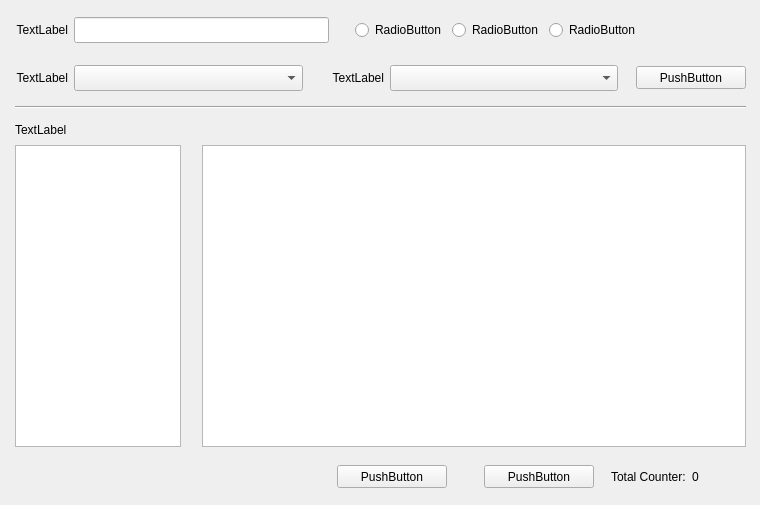
<?xml version="1.0" encoding="UTF-8"?>
<ui version="4.0">
 <class>AngKChipSelectWidget</class>
 <widget class="QWidget" name="AngKChipSelectWidget">
  <property name="geometry">
   <rect>
    <x>0</x>
    <y>0</y>
    <width>760</width>
    <height>505</height>
   </rect>
  </property>
  <property name="windowTitle">
   <string>AngKChipSelectWidget</string>
  </property>
  <layout class="QVBoxLayout" name="verticalLayout">
   <property name="spacing">
    <number>0</number>
   </property>
   <property name="leftMargin">
    <number>0</number>
   </property>
   <property name="topMargin">
    <number>0</number>
   </property>
   <property name="rightMargin">
    <number>0</number>
   </property>
   <property name="bottomMargin">
    <number>0</number>
   </property>
   <item>
    <widget class="QWidget" name="bgWidget" native="true">
     <layout class="QVBoxLayout" name="verticalLayout_3">
      <property name="spacing">
       <number>12</number>
      </property>
      <property name="leftMargin">
       <number>15</number>
      </property>
      <property name="topMargin">
       <number>10</number>
      </property>
      <property name="rightMargin">
       <number>14</number>
      </property>
      <property name="bottomMargin">
       <number>10</number>
      </property>
      <item>
       <widget class="QWidget" name="horizontalWidget_1" native="true">
        <property name="minimumSize">
         <size>
          <width>0</width>
          <height>40</height>
         </size>
        </property>
        <property name="maximumSize">
         <size>
          <width>16777215</width>
          <height>40</height>
         </size>
        </property>
        <layout class="QHBoxLayout" name="horizontalLayout">
         <property name="leftMargin">
          <number>0</number>
         </property>
         <property name="topMargin">
          <number>0</number>
         </property>
         <property name="rightMargin">
          <number>0</number>
         </property>
         <property name="bottomMargin">
          <number>0</number>
         </property>
         <item>
          <widget class="QLabel" name="searchLabel">
           <property name="minimumSize">
            <size>
             <width>53</width>
             <height>18</height>
            </size>
           </property>
           <property name="maximumSize">
            <size>
             <width>53</width>
             <height>18</height>
            </size>
           </property>
           <property name="text">
            <string>TextLabel</string>
           </property>
           <property name="alignment">
            <set>Qt::AlignRight|Qt::AlignTrailing|Qt::AlignVCenter</set>
           </property>
          </widget>
         </item>
         <item>
          <widget class="QLineEdit" name="searchLabelEdit">
           <property name="minimumSize">
            <size>
             <width>255</width>
             <height>26</height>
            </size>
           </property>
           <property name="maximumSize">
            <size>
             <width>16777215</width>
             <height>26</height>
            </size>
           </property>
           <property name="focusPolicy">
            <enum>Qt::StrongFocus</enum>
           </property>
          </widget>
         </item>
         <item>
          <spacer name="horizontalSpacer_5">
           <property name="orientation">
            <enum>Qt::Horizontal</enum>
           </property>
           <property name="sizeType">
            <enum>QSizePolicy::Fixed</enum>
           </property>
           <property name="sizeHint" stdset="0">
            <size>
             <width>20</width>
             <height>20</height>
            </size>
           </property>
          </spacer>
         </item>
         <item>
          <widget class="QRadioButton" name="SubstringRadio">
           <property name="minimumSize">
            <size>
             <width>55</width>
             <height>18</height>
            </size>
           </property>
           <property name="maximumSize">
            <size>
             <width>16777215</width>
             <height>18</height>
            </size>
           </property>
           <property name="focusPolicy">
            <enum>Qt::NoFocus</enum>
           </property>
           <property name="text">
            <string>RadioButton</string>
           </property>
          </widget>
         </item>
         <item>
          <widget class="QRadioButton" name="ExactRadio">
           <property name="minimumSize">
            <size>
             <width>55</width>
             <height>18</height>
            </size>
           </property>
           <property name="maximumSize">
            <size>
             <width>16777215</width>
             <height>18</height>
            </size>
           </property>
           <property name="focusPolicy">
            <enum>Qt::NoFocus</enum>
           </property>
           <property name="text">
            <string>RadioButton</string>
           </property>
          </widget>
         </item>
         <item>
          <widget class="QRadioButton" name="BeginningRadio">
           <property name="minimumSize">
            <size>
             <width>55</width>
             <height>18</height>
            </size>
           </property>
           <property name="maximumSize">
            <size>
             <width>16777215</width>
             <height>18</height>
            </size>
           </property>
           <property name="focusPolicy">
            <enum>Qt::NoFocus</enum>
           </property>
           <property name="text">
            <string>RadioButton</string>
           </property>
          </widget>
         </item>
         <item>
          <spacer name="horizontalSpacer_4">
           <property name="orientation">
            <enum>Qt::Horizontal</enum>
           </property>
           <property name="sizeHint" stdset="0">
            <size>
             <width>40</width>
             <height>20</height>
            </size>
           </property>
          </spacer>
         </item>
        </layout>
       </widget>
      </item>
      <item>
       <widget class="QWidget" name="horizontalWidget_2" native="true">
        <property name="minimumSize">
         <size>
          <width>0</width>
          <height>32</height>
         </size>
        </property>
        <property name="maximumSize">
         <size>
          <width>16777215</width>
          <height>32</height>
         </size>
        </property>
        <layout class="QHBoxLayout" name="horizontalLayout_2">
         <property name="leftMargin">
          <number>0</number>
         </property>
         <property name="topMargin">
          <number>0</number>
         </property>
         <property name="rightMargin">
          <number>0</number>
         </property>
         <property name="bottomMargin">
          <number>0</number>
         </property>
         <item>
          <widget class="QLabel" name="adapterLabel">
           <property name="minimumSize">
            <size>
             <width>53</width>
             <height>18</height>
            </size>
           </property>
           <property name="maximumSize">
            <size>
             <width>53</width>
             <height>18</height>
            </size>
           </property>
           <property name="text">
            <string>TextLabel</string>
           </property>
           <property name="alignment">
            <set>Qt::AlignRight|Qt::AlignTrailing|Qt::AlignVCenter</set>
           </property>
          </widget>
         </item>
         <item>
          <widget class="QComboBox" name="adapterComboBox">
           <property name="minimumSize">
            <size>
             <width>229</width>
             <height>26</height>
            </size>
           </property>
           <property name="maximumSize">
            <size>
             <width>16777215</width>
             <height>26</height>
            </size>
           </property>
           <property name="focusPolicy">
            <enum>Qt::NoFocus</enum>
           </property>
          </widget>
         </item>
         <item>
          <spacer name="horizontalSpacer_3">
           <property name="orientation">
            <enum>Qt::Horizontal</enum>
           </property>
           <property name="sizeType">
            <enum>QSizePolicy::Fixed</enum>
           </property>
           <property name="sizeHint" stdset="0">
            <size>
             <width>20</width>
             <height>20</height>
            </size>
           </property>
          </spacer>
         </item>
         <item>
          <widget class="QLabel" name="typeLabel">
           <property name="minimumSize">
            <size>
             <width>55</width>
             <height>18</height>
            </size>
           </property>
           <property name="maximumSize">
            <size>
             <width>16777215</width>
             <height>18</height>
            </size>
           </property>
           <property name="text">
            <string>TextLabel</string>
           </property>
           <property name="alignment">
            <set>Qt::AlignRight|Qt::AlignTrailing|Qt::AlignVCenter</set>
           </property>
          </widget>
         </item>
         <item>
          <widget class="QComboBox" name="typeComboBox">
           <property name="minimumSize">
            <size>
             <width>228</width>
             <height>26</height>
            </size>
           </property>
           <property name="maximumSize">
            <size>
             <width>16777215</width>
             <height>26</height>
            </size>
           </property>
           <property name="focusPolicy">
            <enum>Qt::NoFocus</enum>
           </property>
          </widget>
         </item>
         <item>
          <spacer name="horizontalSpacer">
           <property name="orientation">
            <enum>Qt::Horizontal</enum>
           </property>
           <property name="sizeHint" stdset="0">
            <size>
             <width>40</width>
             <height>20</height>
            </size>
           </property>
          </spacer>
         </item>
         <item>
          <widget class="QPushButton" name="exportButton">
           <property name="minimumSize">
            <size>
             <width>110</width>
             <height>23</height>
            </size>
           </property>
           <property name="maximumSize">
            <size>
             <width>110</width>
             <height>23</height>
            </size>
           </property>
           <property name="focusPolicy">
            <enum>Qt::NoFocus</enum>
           </property>
           <property name="text">
            <string>PushButton</string>
           </property>
          </widget>
         </item>
        </layout>
       </widget>
      </item>
      <item>
       <widget class="Line" name="line">
        <property name="orientation">
         <enum>Qt::Horizontal</enum>
        </property>
       </widget>
      </item>
      <item>
       <widget class="QWidget" name="widget" native="true">
        <layout class="QHBoxLayout" name="horizontalLayout_3">
         <property name="spacing">
          <number>21</number>
         </property>
         <property name="leftMargin">
          <number>0</number>
         </property>
         <property name="topMargin">
          <number>0</number>
         </property>
         <property name="rightMargin">
          <number>0</number>
         </property>
         <property name="bottomMargin">
          <number>0</number>
         </property>
         <item>
          <layout class="QVBoxLayout" name="verticalLayout_2">
           <item>
            <widget class="QLabel" name="manufactureLabel">
             <property name="minimumSize">
              <size>
               <width>135</width>
               <height>18</height>
              </size>
             </property>
             <property name="maximumSize">
              <size>
               <width>16777215</width>
               <height>18</height>
              </size>
             </property>
             <property name="text">
              <string>TextLabel</string>
             </property>
            </widget>
           </item>
           <item>
            <widget class="QListView" name="manufactureListView">
             <property name="minimumSize">
              <size>
               <width>166</width>
               <height>300</height>
              </size>
             </property>
             <property name="maximumSize">
              <size>
               <width>166</width>
               <height>16777215</height>
              </size>
             </property>
             <property name="focusPolicy">
              <enum>Qt::NoFocus</enum>
             </property>
            </widget>
           </item>
          </layout>
         </item>
         <item>
          <layout class="QVBoxLayout" name="verticalLayout_5">
           <property name="spacing">
            <number>0</number>
           </property>
           <property name="topMargin">
            <number>24</number>
           </property>
           <item>
            <widget class="AngKTableView" name="manufactureTableView">
             <property name="minimumSize">
              <size>
               <width>450</width>
               <height>300</height>
              </size>
             </property>
             <property name="focusPolicy">
              <enum>Qt::NoFocus</enum>
             </property>
            </widget>
           </item>
          </layout>
         </item>
        </layout>
       </widget>
      </item>
      <item>
       <widget class="QWidget" name="horizontalWidget" native="true">
        <property name="minimumSize">
         <size>
          <width>0</width>
          <height>36</height>
         </size>
        </property>
        <property name="maximumSize">
         <size>
          <width>16777215</width>
          <height>36</height>
         </size>
        </property>
        <layout class="QHBoxLayout" name="horizontalLayout_4">
         <property name="leftMargin">
          <number>0</number>
         </property>
         <property name="topMargin">
          <number>0</number>
         </property>
         <property name="rightMargin">
          <number>36</number>
         </property>
         <property name="bottomMargin">
          <number>0</number>
         </property>
         <item>
          <spacer name="horizontalSpacer_2">
           <property name="orientation">
            <enum>Qt::Horizontal</enum>
           </property>
           <property name="sizeHint" stdset="0">
            <size>
             <width>40</width>
             <height>20</height>
            </size>
           </property>
          </spacer>
         </item>
         <item>
          <layout class="QHBoxLayout" name="horizontalLayout_6">
           <property name="spacing">
            <number>37</number>
           </property>
           <item>
            <widget class="QPushButton" name="selectPushButton">
             <property name="minimumSize">
              <size>
               <width>110</width>
               <height>23</height>
              </size>
             </property>
             <property name="maximumSize">
              <size>
               <width>16777215</width>
               <height>23</height>
              </size>
             </property>
             <property name="text">
              <string>PushButton</string>
             </property>
            </widget>
           </item>
           <item>
            <widget class="QPushButton" name="cancelPushButton">
             <property name="minimumSize">
              <size>
               <width>110</width>
               <height>23</height>
              </size>
             </property>
             <property name="maximumSize">
              <size>
               <width>16777215</width>
               <height>23</height>
              </size>
             </property>
             <property name="focusPolicy">
              <enum>Qt::NoFocus</enum>
             </property>
             <property name="text">
              <string>PushButton</string>
             </property>
            </widget>
           </item>
          </layout>
         </item>
         <item>
          <widget class="QWidget" name="widget_2" native="true">
           <layout class="QHBoxLayout" name="horizontalLayout_7">
            <item>
             <widget class="QLabel" name="totalLabel">
              <property name="text">
               <string>Total Counter:</string>
              </property>
             </widget>
            </item>
            <item>
             <widget class="QLabel" name="numText">
              <property name="text">
               <string>0</string>
              </property>
             </widget>
            </item>
           </layout>
          </widget>
         </item>
        </layout>
       </widget>
      </item>
     </layout>
    </widget>
   </item>
  </layout>
 </widget>
 <layoutdefault spacing="6" margin="11"/>
 <customwidgets>
  <customwidget>
   <class>AngKTableView</class>
   <extends>QTableView</extends>
   <header>angktableview.h</header>
  </customwidget>
 </customwidgets>
 <resources/>
 <connections/>
</ui>
